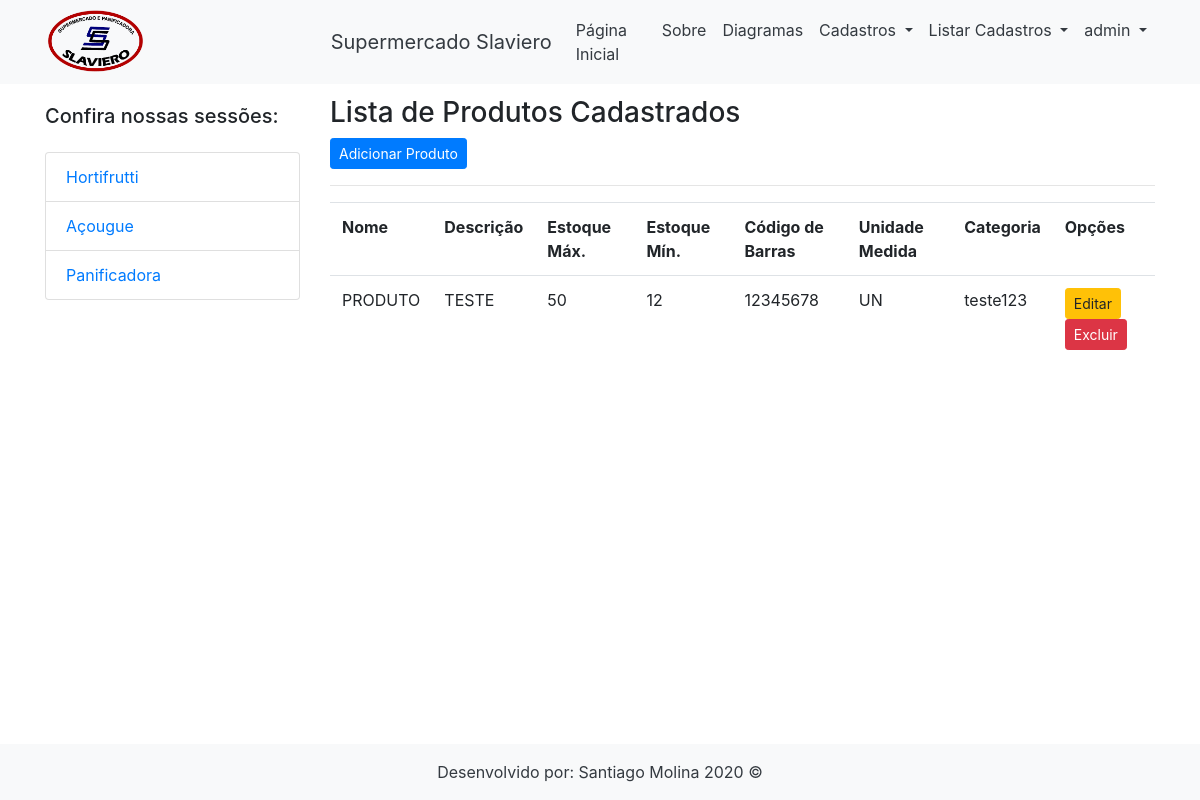
Screenshot of /listar/produto/ (signed in) with the database file from the repository.
### cadastros/models.py (models this page shows, shortened)
class Produto(models.Model):
    nome = models.CharField(max_length=100, verbose_name="Nome do Produto")
    descricao = models.CharField(max_length=120, verbose_name="Descrição")
    estoque_max = models.IntegerField(verbose_name="Estoque Máximo")
    estoque_min = models.IntegerField(verbose_name="Estoque Mínimo")
    codigo_barras = models.CharField(max_length=30, verbose_name="Código de Barras")
    unidademedida = models.ForeignKey(UnidadeMedida, on_delete=models.PROTECT)
    categoria = models.ForeignKey(Categoria, on_delete=models.PROTECT)

class UnidadeMedida(models.Model):
    nome = models.CharField(max_length=100)

class Categoria(models.Model):
    nome = models.CharField(max_length=80)
    descricao = models.CharField(max_length=100, verbose_name="Descrição")

### cadastros/views.py (the view)
# urls.py: path('listar/produto/', ProdutoList.as_view(), name='listar-produto'),
class ProdutoList(LoginRequiredMixin, ListView):
    login_url = reverse_lazy('login')
    model = Produto
    template_name = 'cadastros/listas/produto.html'

### cadastros/templates/cadastros/listas/produto.html (shortened to what this page needs)
{% extends 'paginas/modelo.html' %}
{% load static %}
{% block slide %}
<p></p><br>
<h3>Lista de Produtos Cadastrados</h3>
<a href="{% url 'cadastrar-produto' %}" class="btn btn-primary btn-sm">Adicionar Produto</a>
<hr>
<div class="table responsive">
    <table class="table table striped">
        <tr>
            <th>Nome</th>
            <th>Descrição</th>
            <th>Estoque Máx.</th>
            <th>Estoque Mín.</th>
            <th>Código de Barras</th>
            <th>Unidade Medida</th>
            <th>Categoria</th>
            <th>Opções</th>
        </tr>
        {% for produto in object_list %}
        <tr>
            <td>{{ produto.nome }}</td>
            <td>{{ produto.descricao }}</td>
            <td>{{ produto.estoque_max }}</td>
            <td>{{ produto.estoque_min }}</td>
            <td>{{ produto.codigo_barras }}</td>
            <td>{{ produto.unidademedida.nome }}</td>
            <td>{{ produto.categoria.nome }}</td>
            <td>
                <a href="{% url 'editar-produto' produto.pk %}" class="btn btn-warning btn-sm" title="Excluir">Editar</a>
                <a href="{% url 'excluir-produto' produto.pk%}" class="btn btn-danger btn-sm" title="Editar">Excluir</a>
            </td>
        </tr>
        {% empty %}
        <tr>
            <td colspan="3">Nenhum campo registrado.</td>
        </tr>
        {% endfor %}
    </table>
</div>
{% endblock %}

### paginas/templates/paginas/modelo.html (shortened to what this page needs)
{% load static %}
<!DOCTYPE html>
<html lang="pt-br">
<head>
    <link rel="stylesheet" href="{% static 'css/bootstrap.min.css' %}">
    <link rel="stylesheet" href="{% static 'css/font-awesome.min.css' %}">
    <link rel="stylesheet" href="{% static 'css/shop-homepage.css' %}">
</head>
<body>
    {% block cabecalho %}
    <nav class="navbar navbar-expand-lg navbar-dark bg-light fixed-top">
        <div class="container">
            <img src="{% static 'img/logo.png'%}" width="100">
            <a class="navbar-brand text-dark" href="{% url 'index' %}">
               &nbsp&nbsp&nbsp&nbsp&nbsp&nbsp&nbsp&nbsp&nbsp&nbsp&nbsp&nbsp&nbsp&nbsp&nbsp&nbsp&nbsp&nbsp&nbsp&nbsp&nbsp&nbsp&nbsp&nbsp&nbsp&nbsp&nbsp&nbsp&nbsp&nbsp&nbsp&nbsp
                Supermercado Slaviero</a>
            <div class="collapse navbar-collapse" id="navbarResponsive">
                <ul class="navbar-nav ml-auto">
                    <li class="nav-item active">
                        <a class="nav-link text-dark" href="{%url 'index'%}">Página Inicial
                        </a>
                    </li>
                    <li class="nav-item">
                        <a class="nav-link text-dark" href="{%url 'sobre'%}">Sobre</a>
                    </li>
                    <li class="nav-item">
                        <a class="nav-link text-dark" href="{%url 'diagramas'%}">Diagramas</a>
                    </li>
                    {% if request.user.is_authenticated %}
                    <li class="nav-item dropdown text-dark">
                        <a class="nav-link text-dark dropdown-toggle" href="#" id="navbarDropdownPortfolio" data-toggle="dropdown" aria-haspopup="true" aria-expanded="false">
                          Cadastros
                        </a>
                    </li>
                    {% endif %}
                    {% if request.user.is_authenticated %}
                    <li class="nav-item dropdown text-dark">
                        <a class="nav-link dropdown-toggle text-dark" href="#" id="navbarDropdownBlog" data-toggle="dropdown" aria-haspopup="true" aria-expanded="false">
                          Listar Cadastros
                        </a>
                    </li>
                    {% endif %}
                    {% if request.user.is_authenticated %}
                    <li class="nav-item dropdown text-dark">
                        <a class="nav-link dropdown-toggle text-dark" href="#" id="navbarDropdownBlog" data-toggle="dropdown" aria-haspopup="true" aria-expanded="false">
                          {{ request.user }}
                        </a>
                    </li>
                    {% else %}
                    <li class="nav-item">
                        <a class="nav-link text-dark" href="{%url 'login'%}">Login</a>
                    </li>
                    {% endif %}
                </ul>
            </div>
        </div>
    </nav>
    {% endblock %}
    <div class="container">
        <div class="row">
            {% block lateral1 %}
            <div class="col-lg-3">
                <br>
                <h5 class="my-4">Confira nossas sessões:</h5>
                <div class="list-group">
                    <a href="#" class="list-group-item">Hortifrutti</a>
                    <a href="#" class="list-group-item">Açougue</a>
                    <a href="#" class="list-group-item">Panificadora</a>
                </div>
            </div>
            {% endblock %}
            <div class="col-lg-9">
                {% block slide %}{% endblock %}
                <div class="row">
                </div>
            </div>
        </div>
    </div>
    {% block rodape %}
    <footer class="py-3 bg-light fixed-bottom">
        <div class="container">
            <p class="m-0 text-center text-dark">Desenvolvido por: Santiago Molina 2020 &copy;</p>
        </div>
    </footer>
    {% endblock %}
</body>
</html>

### static/css/shop-homepage.css (style rules this page uses)
body { padding-top: 56px; }

### rows the page displays
Produto: nome "PRODUTO", descricao "TESTE", estoque_max "50", estoque_min "12", codigo_barras "12345678", unidademedida.nome "UN", categoria.nome "teste123"

### other values shown
{{ request.user }} "admin"
